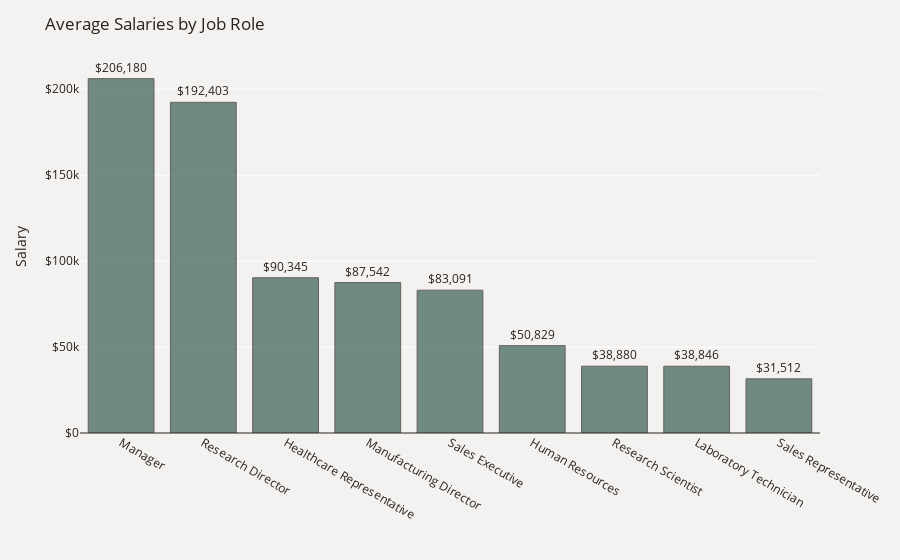

The code cell stored with this chart in its notebook:
### Markdown cell above
In comparison to current employees, former employees had lower median salaries across all three departments. In Human Resources, women tend to have higher median salaries than men.

### Code cell
import plotly.express as px

# Group by JobRole → average MonthlyIncome → annual salary
plot_df = (
    data.groupby('JobRole')['MonthlyIncome']
    .mean()
    .mul(12)  # convert monthly to annual
    .rename('Salary')
    .reset_index()
    .sort_values('Salary', ascending=False)
)

# Bar plot
fig = px.bar(plot_df,
             x='JobRole', y='Salary',
             text='Salary', opacity=0.7,
             color_discrete_sequence=['#3A5F53'])  # single color

# Dollar formatting for labels
fig.update_traces(texttemplate='$%{text:,.0f}', textposition='outside',
                  marker_line=dict(width=1, color='#28221D'))

# Layout adjustments
fig.update_layout(
    title="Average Salaries by Job Role",
    yaxis=dict(title='Salary', tickprefix='$', zeroline=True, zerolinewidth=1, zerolinecolor='#28221D'),
    xaxis_title='',
    height=500,
    paper_bgcolor='#F4F2F0', plot_bgcolor='#F4F2F0',
    font_color='#28221D'
)

fig.show()

### Figure 1 — Plotly figure (JSON) as saved in the notebook; plotly's stock layout.template omitted (floating-point values rounded to 4 significant figures)
{"data": [{"alignmentgroup": "True", "hovertemplate": "JobRole=%{x}<br>Salary=%{text}<extra></extra>", "legendgroup": "", "marker": {"color": "#3A5F53", "line": {"color": "#28221D", "width": 1}, "opacity": 0.7, "pattern": {"shape": ""}}, "name": "", "offsetgroup": "", "orientation": "v", "showlegend": false, "text": [206200.0, 192400.0, 90350.0, 87540.0, 83090.0, 50829, 38880.0, 38850.0, 31512], "textposition": "outside", "texttemplate": "$%{text:,.0f}", "type": "bar", "x": ["Manager", "Research Director", "Healthcare Representative", "Manufacturing Director", "Sales Executive", "Human Resources", "Research Scientist", "Laboratory Technician", "Sales Representative"], "xaxis": "x", "y": [206200.0, 192400.0, 90350.0, 87540.0, 83090.0, 50829, 38880.0, 38850.0, 31512], "yaxis": "y"}], "layout": {"autosize": true, "barmode": "relative", "font": {"color": "#28221D"}, "legend": {"tracegroupgap": 0}, "margin": {"t": 60}, "paper_bgcolor": "#F4F2F0", "plot_bgcolor": "#F4F2F0", "title": {"text": "Average Salaries by Job Role"}, "xaxis": {"anchor": "y", "autorange": true, "domain": [0, 1], "range": [-0.5, 8.5], "title": {"text": ""}, "type": "category"}, "yaxis": {"anchor": "x", "autorange": true, "domain": [0, 1], "range": [0, 217000.0], "tickprefix": "$", "title": {"text": "Salary"}, "type": "linear", "zeroline": true, "zerolinecolor": "#28221D", "zerolinewidth": 1}}}
